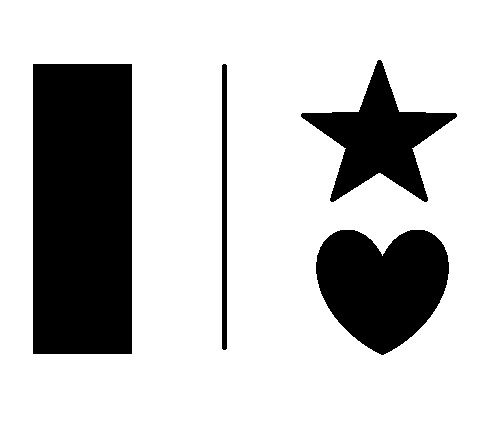
//> input picture 代码/OpenCV代码/image/5.jpg, 504 x 436 px
$ ./角点检测   (built with g++ and OpenCV 4)
//> lines starting //> are read from the running program, lines starting //| are printed output that depends on the picture; after the words box and inside, x2 and y2 are one past the last pixel; in counts of white or black regions, pixels touching at a corner belong together
#include <opencv2/opencv.hpp>
#include <opencv2/xfeatures2d.hpp>
#include <iostream>

using namespace std;
using namespace cv;

int main()
{
    Mat src = imread("./image/5.jpg");
//> src is the input picture: 436 rows x 504 cols, CV_8UC3; min 0, max 255, mean 196.2
    if (src.empty())
    {
        cerr << "Not found image." << endl;
        return -1;
    }

    Mat gray;
    cvtColor(src, gray, COLOR_BGR2GRAY);

    // ========== Harris or Shi-Tomasi角点检测 ==========
    vector<Point> keys;
    int maxCorners = 0;             // 角点最大数量，0代表无限制
    double qualityLevel = 0.3;     // 小于1.0的正数，一般取值在0.01~0.1之间
    double minDistance = 10;       // 忽略在此距离内的角点
    InputArray mask = noArray();    // 掩码
    int blockSize = 3;              // 检测窗口大小
    bool useHarrisDetector = false; // 是否使用Harris算法，否则使用Shi-Tomasi算法
    double k = 0.04;                // 使用Harris算法时，所使用到的权重系数k
    goodFeaturesToTrack(gray, keys, maxCorners, qualityLevel, minDistance, mask, blockSize, useHarrisDetector, k);
//> keys = 18 Points (x, y), first 12: [33, 64], [131, 64], [131, 353], [33, 353], [382, 254], [412, 148], [345, 148], [358, 111], [399, 111], [426, 200], [223, 65], [455, 114]

    for (const auto &it : keys) {
        circle(src, it, 5, Scalar(0, 0, 255), -1, LINE_AA);
    }
//> this loop made 18 passes
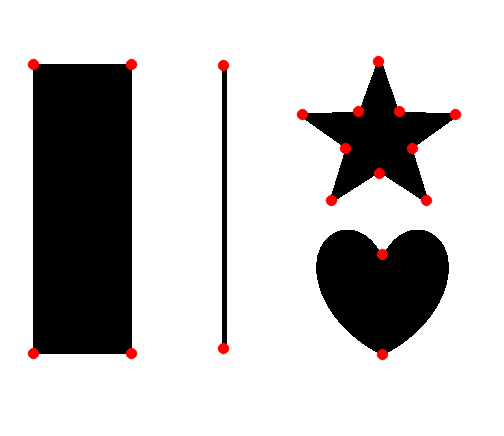
//> src: 436 rows x 504 cols, CV_8UC3; 1.02% of pixels changed, all inside (x1, y1, x2, y2) = (27, 55, 462, 361)
    imwrite("./out/Shi-Tomasi.jpg", src);

    // ========== SIFT特征点检测 ==========
    Mat in_1 = imread("./image/2.jpg");
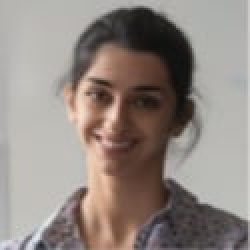
//> input picture 代码/OpenCV代码/image/2.jpg, 125 x 125 px (shown 2 times larger)
//> in_1 is the input picture: 125 rows x 125 cols, CV_8UC3; mean B, G, R 130.1, 136.1, 145.9
    Mat in_2 = imread("./image/3.jpg");
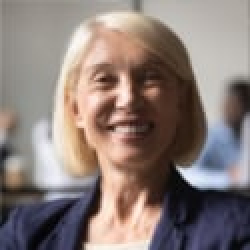
//> input picture 代码/OpenCV代码/image/3.jpg, 125 x 125 px (shown 2 times larger)
//> in_2 is the input picture: 125 rows x 125 cols, CV_8UC3; mean B, G, R 120.1, 124.6, 138.2
    Mat gr_1, gr_2;
    cvtColor(in_1, gr_1, COLOR_BGR2GRAY);
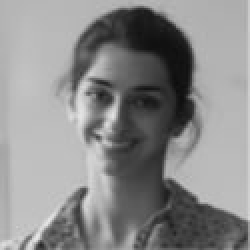
//> gr_1: 125 rows x 125 cols, CV_8UC1 (shown 2 times larger); min 12, max 231, mean 138.4
    cvtColor(in_2, gr_2, COLOR_BGR2GRAY);
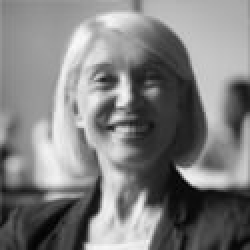
//> gr_2: 125 rows x 125 cols, CV_8UC1 (shown 2 times larger); min 1, max 250, mean 128.2
    auto sift = SIFT::create();
    vector<KeyPoint> kp1, kp2;
    Mat d1, d2;
    sift->detectAndCompute(gr_1, noArray(), kp1, d1);
//> kp1 = 91 keypoints; strongest (x, y, size): (56, 57, 5.1), (41, 96, 3.5), (51, 47, 7.3), (49, 69, 2)
    sift->detectAndCompute(gr_2, noArray(), kp2, d2);
//> kp2 = 114 keypoints; strongest (x, y, size): (97, 88, 8), (61, 46, 6.3), (47, 103, 5.3), (54, 40, 5.8)
    drawKeypoints(in_1, kp1, in_1, Scalar(0, 255, 0));
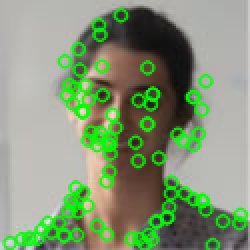
//> in_1: 125 rows x 125 cols, CV_8UC3 (shown 2 times larger); mean B, G, R 118.4, 150.8, 131.7
    imwrite("./out/SIFT_keypoint.jpg", in_1);

    // ========== SURF特征点检测 ==========
    Mat desc;
    vector<KeyPoint> kp;
//> (the run ends here: the program stops with an error, at `auto surf = xfeatures2d::SURF::create();`)
